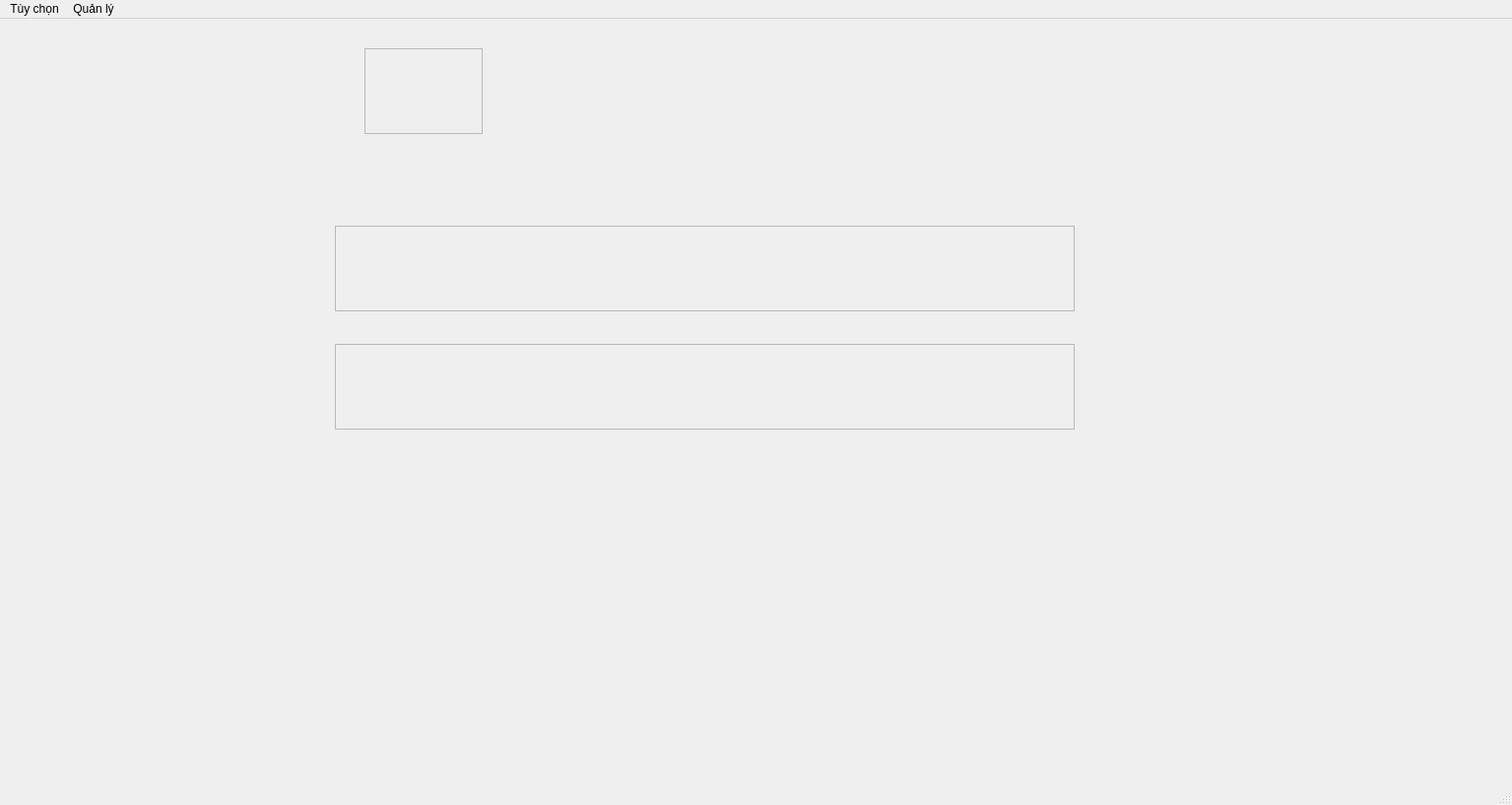
<?xml version="1.0" encoding="UTF-8"?>
<ui version="4.0">
 <class>program</class>
 <widget class="QMainWindow" name="program">
  <property name="geometry">
   <rect>
    <x>0</x>
    <y>0</y>
    <width>1535</width>
    <height>817</height>
   </rect>
  </property>
  <property name="windowTitle">
   <string>MainWindow</string>
  </property>
  <widget class="QWidget" name="centralwidget">
   <widget class="QScrollArea" name="scrollArea">
    <property name="geometry">
     <rect>
      <x>370</x>
      <y>30</y>
      <width>120</width>
      <height>87</height>
     </rect>
    </property>
    <property name="widgetResizable">
     <bool>true</bool>
    </property>
    <widget class="QWidget" name="scrollAreaWidgetContents">
     <property name="geometry">
      <rect>
       <x>0</x>
       <y>0</y>
       <width>118</width>
       <height>85</height>
      </rect>
     </property>
    </widget>
   </widget>
   <widget class="QScrollArea" name="viewHistoryPd">
    <property name="geometry">
     <rect>
      <x>340</x>
      <y>210</y>
      <width>751</width>
      <height>87</height>
     </rect>
    </property>
    <property name="widgetResizable">
     <bool>true</bool>
    </property>
    <widget class="QWidget" name="viewHistory">
     <property name="geometry">
      <rect>
       <x>0</x>
       <y>0</y>
       <width>749</width>
       <height>85</height>
      </rect>
     </property>
    </widget>
   </widget>
   <widget class="QScrollArea" name="viewFindPd">
    <property name="geometry">
     <rect>
      <x>340</x>
      <y>330</y>
      <width>751</width>
      <height>87</height>
     </rect>
    </property>
    <property name="widgetResizable">
     <bool>true</bool>
    </property>
    <widget class="QWidget" name="viewFind">
     <property name="geometry">
      <rect>
       <x>0</x>
       <y>0</y>
       <width>749</width>
       <height>85</height>
      </rect>
     </property>
    </widget>
   </widget>
  </widget>
  <widget class="QMenuBar" name="menubar">
   <property name="geometry">
    <rect>
     <x>0</x>
     <y>0</y>
     <width>1535</width>
     <height>26</height>
    </rect>
   </property>
   <widget class="QMenu" name="menu">
    <property name="title">
     <string>Tùy chọn</string>
    </property>
    <addaction name="informationUser"/>
    <addaction name="purchaseHistory"/>
    <addaction name="editInformation"/>
    <addaction name="logOut"/>
    <addaction name="separator"/>
    <addaction name="help"/>
   </widget>
   <widget class="QMenu" name="manage">
    <property name="title">
     <string>Quản lý</string>
    </property>
    <addaction name="managerUser"/>
    <addaction name="managerProduct"/>
    <addaction name="managerPH"/>
   </widget>
   <addaction name="menu"/>
   <addaction name="manage"/>
  </widget>
  <widget class="QStatusBar" name="statusbar"/>
  <action name="informationUser">
   <property name="text">
    <string>Thông tin tài khoản</string>
   </property>
  </action>
  <action name="purchaseHistory">
   <property name="text">
    <string>Lịch sử mua hàng</string>
   </property>
  </action>
  <action name="editInformation">
   <property name="text">
    <string>Chỉnh sửa thông tin</string>
   </property>
  </action>
  <action name="logOut">
   <property name="text">
    <string>Đăng xuất</string>
   </property>
  </action>
  <action name="managerUser">
   <property name="text">
    <string>Quản lý người dùng</string>
   </property>
  </action>
  <action name="managerProduct">
   <property name="text">
    <string>Quản lý sản phẩm</string>
   </property>
  </action>
  <action name="managerPH">
   <property name="text">
    <string>Quản lý lịch sửa mua hàng</string>
   </property>
  </action>
  <action name="printerReport">
   <property name="text">
    <string>Xuất báo cáo</string>
   </property>
  </action>
  <action name="help">
   <property name="text">
    <string>Hỗ trợ</string>
   </property>
  </action>
  <action name="regist">
   <property name="text">
    <string>Đăng ký </string>
   </property>
  </action>
 </widget>
 <resources/>
 <connections/>
</ui>
